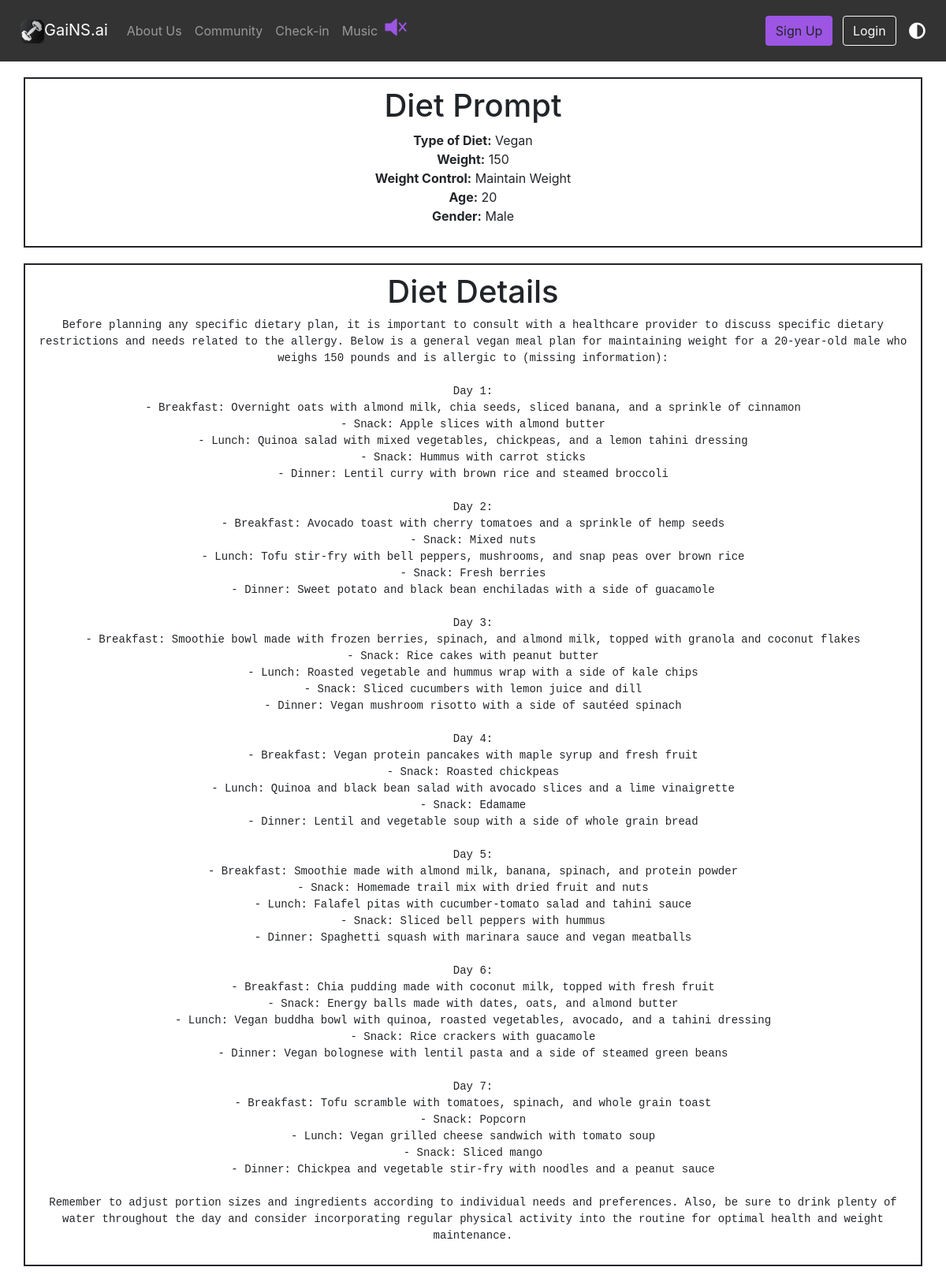
The app's page /account/diet_detail/40/ with its own data.
### account/models.py (models this page shows, shortened)
class DietPrompt(models.Model):
    user = models.ForeignKey(User, on_delete=models.CASCADE, null=True, blank=True)
    sentence = models.TextField()
    age = models.IntegerField(blank=True, null=True)
    gender = models.CharField(max_length=20)
    weight = models.IntegerField(blank=True, null=True)
    weightgoal = models.IntegerField(blank=True, null=True)
    weightcontrol = models.CharField(max_length=50, blank=True, null=True)
    foodAllergies = models.CharField(max_length=50)
    typeofdiet = models.CharField(max_length=50)

class DietOutput(models.Model):
    diet_prompt = models.ForeignKey(DietPrompt, on_delete=models.CASCADE, null=True, blank=True)
    diet_output = models.TextField()

### account/views.py (the view)
# urls.py: path('diet_detail/<int:pk>/', views.diet_detail, name='diet_detail'),
def diet_detail(request, pk):
    diet_prompt = get_object_or_404(DietPrompt, pk=pk)
    diet_output = DietOutput.objects.filter(diet_prompt=diet_prompt).first()
    if diet_output:
        diet_output_string = diet_output.diet_output
        return render(request, 'diet_detail.html', {'diet_prompt': diet_prompt, 'diet_output': diet_output_string})
    else:
        return render(request, 'diet_detail.html', {'diet_prompt': diet_prompt, 'diet_output': None})

### account/templates/diet_detail.html (shortened to what this page needs)
{%extends 'base.html'%}
{% load static %}
{% block content %}
    <div class="container" style="border: 2px solid;padding: 10px;margin-bottom: 20px;margin-top: 20px;text-align:center;">
        <h1>Diet Prompt</h1>
        <ul style="list-style-type: none; padding: 0;">
            <li><strong>Type of Diet:</strong> {{ diet_prompt.typeofdiet }}</li>
            <li><strong>Weight:</strong> {{ diet_prompt.weight }}</li>
            {% if diet_prompt.weightcontrol %}
            <li><strong>Weight Control:</strong> {{ diet_prompt.weightcontrol }}</li>
            {% endif %}
            <li><strong>Age:</strong> {{ diet_prompt.age }}</li>
            <li><strong>Gender:</strong> {{ diet_prompt.gender }}</li>
        </ul>
    </div>
    {% if diet_output %}
    <div class="container" style="border: 2px solid;padding: 10px;margin-bottom: 20px;text-align:center;">
        <h1>Diet Details</h1>
        <pre style="background-color: inherit; color: inherit; border: none; white-space: pre-wrap;">{{ diet_output }}</pre>
    </div>
    {% endif %}
{%endblock%}

### records on screen
DietPrompt: typeofdiet "Vegan", weight "150", weightcontrol "Maintain Weight", age "20", gender "Male"
DietOutput: diet_output "Before planning any specific dietary plan, it is important to consult with a healthcare provider to discuss specific dietary restrictions and needs related to the allergy. Below is a general vegan meal plan for maintaining weight for a 20-year-old male who weighs 150 pounds and is allergic to (missing information): Day 1: - Breakfast: Overnight oats with almond milk, chia seeds, sliced banana, and a sprinkle of cinnamon - Snack: Apple slices with almond butter - Lunch: Quinoa salad with mixed vegetables, chickpeas, and a lemon tahini dressing - Snack: Hummus with carrot sticks - Dinner: Lentil curry with brown rice and steamed broccoli Day 2: - Breakfast: Avocado toast with cherry tomatoes…"
